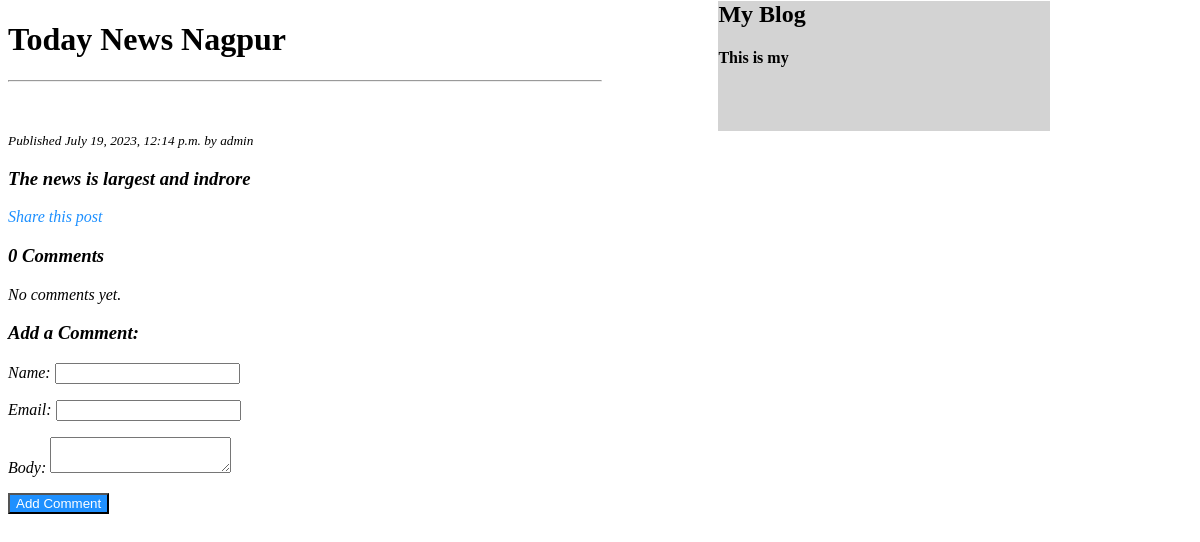
Page /4/ on the committed database.
### blogapp/models.py (models this page shows, shortened)
class Blog(models.Model):
    title = models.CharField(max_length=200)
    content = models.TextField()
    author = models.ForeignKey(User, on_delete=models.CASCADE)
    created_at = models.DateTimeField(auto_now_add=True)

### blogapp/views.py (the view)
# urls.py: path('<int:blog_id>/', views.blog_detail, name='detail'),
def blog_detail(request, blog_id):
    blog = get_object_or_404(Blog, id=blog_id)
    comments = Comment.objects.filter(blog=blog)
    comment_count = comments.count()
    return render(request, 'blog_detail.html', {'blog': blog,'comment_count':comment_count})

### templates/blog_detail.html (shortened to what this page needs)
<!DOCTYPE html>
<html>
<head>
</head>
<body>
    <h1>{{ blog.title }}</h1>
    <hr style="width:50%;text-align:left;margin-left:0">
    <div class="firstdiv">
        <h2>My Blog</h2>
        <h4> This is my<h4>
    </div>
    <small><i>Published {{ blog.created_at|date:"F j, Y, P" }} by {{ blog.author }}<i></small>
    <h3>{{ blog.content }}</h3>
    <a href="{% url 'share_post' blog.id %}">Share this post</a>
    <h3> {{comment_count}} Comments</h3>
    {% for comment in blog.comments.all %}
        <p>Comment {{ forloop.counter }} by {{ comment.name }} - {{ comment.created_at|date:"F j, Y, P" }}</p>
        <p>{{ comment.text }}</p>
        <p>Likes: {{ comment.likes.count }}</p>
        <form action="{% url 'like_comment' comment.id %}" method="post">
            {% csrf_token %}
            <input type="submit" value="Like">
        </form>
    {% empty %}
        <p>No comments yet.</p>
    {% endfor %}
    <h3>Add a Comment:</h3>
    <form action="{% url 'add_comment' blog.id %}" method="post">
        <p>Name: <input type="text" name="name" required></p>
        <p>Email: <input type="email" name="email" required></p>
        <p>Body: <textarea name="body" required></textarea></p>
        <button type="submit">Add Comment</button>
    </form>
</body>
</html>

### templates/blog_detail.html (style rules this page uses)
a { text-decoration:none; color:dodgerblue; }
button { background-color:dodgerblue; color:#ffffff; }
.firstdiv { height:130px; width:28%; background-color:#D3D3D3; margin-left:60%; margin-top:-101px; }

### rows in the picture
Blog: title "Today News Nagpur", created_at "July 19, 2023, 12:14 p.m.", author "admin", content "The news is largest and indrore"

### other values in the picture
{{ comment_count }} "0"
